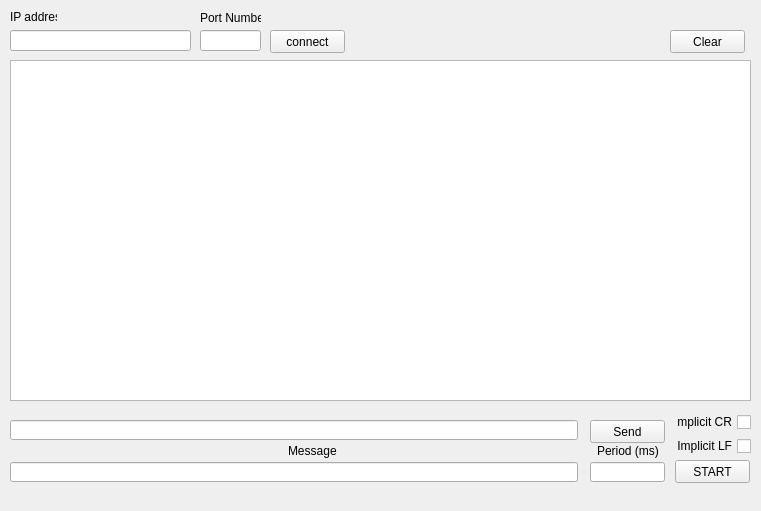
<?xml version="1.0" encoding="UTF-8"?>
<ui version="4.0">
 <class>TCPClient</class>
 <widget class="QWidget" name="TCPClient">
  <property name="geometry">
   <rect>
    <x>0</x>
    <y>0</y>
    <width>761</width>
    <height>511</height>
   </rect>
  </property>
  <property name="windowTitle">
   <string>Form</string>
  </property>
  <widget class="QLineEdit" name="linePort">
   <property name="geometry">
    <rect>
     <x>200</x>
     <y>30</y>
     <width>61</width>
     <height>21</height>
    </rect>
   </property>
  </widget>
  <widget class="QPushButton" name="ButtonConnect">
   <property name="geometry">
    <rect>
     <x>270</x>
     <y>30</y>
     <width>75</width>
     <height>23</height>
    </rect>
   </property>
   <property name="text">
    <string>connect</string>
   </property>
  </widget>
  <widget class="QTextEdit" name="textReceive">
   <property name="geometry">
    <rect>
     <x>10</x>
     <y>60</y>
     <width>741</width>
     <height>341</height>
    </rect>
   </property>
   <property name="html">
    <string>&lt;!DOCTYPE HTML PUBLIC &quot;-//W3C//DTD HTML 4.0//EN&quot; &quot;http://www.w3.org/TR/REC-html40/strict.dtd&quot;&gt;
&lt;html&gt;&lt;head&gt;&lt;meta name=&quot;qrichtext&quot; content=&quot;1&quot; /&gt;&lt;style type=&quot;text/css&quot;&gt;
p, li { white-space: pre-wrap; }
&lt;/style&gt;&lt;/head&gt;&lt;body style=&quot; font-family:'MS Shell Dlg 2'; font-size:8.25pt; font-weight:400; font-style:normal;&quot;&gt;
&lt;p style=&quot;-qt-paragraph-type:empty; margin-top:0px; margin-bottom:0px; margin-left:0px; margin-right:0px; -qt-block-indent:0; text-indent:0px;&quot;&gt;&lt;br /&gt;&lt;/p&gt;&lt;/body&gt;&lt;/html&gt;</string>
   </property>
  </widget>
  <widget class="QPushButton" name="ButtonClear">
   <property name="geometry">
    <rect>
     <x>670</x>
     <y>30</y>
     <width>75</width>
     <height>23</height>
    </rect>
   </property>
   <property name="text">
    <string>Clear</string>
   </property>
  </widget>
  <widget class="QPushButton" name="ButtonSend">
   <property name="geometry">
    <rect>
     <x>590</x>
     <y>420</y>
     <width>75</width>
     <height>23</height>
    </rect>
   </property>
   <property name="text">
    <string>Send</string>
   </property>
  </widget>
  <widget class="QLineEdit" name="lineIP">
   <property name="geometry">
    <rect>
     <x>10</x>
     <y>30</y>
     <width>181</width>
     <height>21</height>
    </rect>
   </property>
  </widget>
  <widget class="QLineEdit" name="lineSend">
   <property name="geometry">
    <rect>
     <x>10</x>
     <y>420</y>
     <width>568</width>
     <height>20</height>
    </rect>
   </property>
  </widget>
  <widget class="QLineEdit" name="lineEditSetTxt">
   <property name="geometry">
    <rect>
     <x>10</x>
     <y>462</y>
     <width>568</width>
     <height>20</height>
    </rect>
   </property>
  </widget>
  <widget class="QPushButton" name="ButtonStart">
   <property name="geometry">
    <rect>
     <x>675</x>
     <y>460</y>
     <width>75</width>
     <height>23</height>
    </rect>
   </property>
   <property name="text">
    <string>START</string>
   </property>
  </widget>
  <widget class="QLineEdit" name="lineEditTimeout">
   <property name="geometry">
    <rect>
     <x>590</x>
     <y>462</y>
     <width>75</width>
     <height>20</height>
    </rect>
   </property>
  </widget>
  <widget class="QWidget" name="layoutWidget">
   <property name="geometry">
    <rect>
     <x>676</x>
     <y>413</y>
     <width>75</width>
     <height>42</height>
    </rect>
   </property>
   <layout class="QVBoxLayout" name="verticalLayout">
    <item>
     <widget class="QCheckBox" name="checkBox_CR">
      <property name="layoutDirection">
       <enum>Qt::RightToLeft</enum>
      </property>
      <property name="text">
       <string>Implicit CR</string>
      </property>
     </widget>
    </item>
    <item>
     <widget class="QCheckBox" name="checkBox_LF">
      <property name="sizePolicy">
       <sizepolicy hsizetype="Minimum" vsizetype="Fixed">
        <horstretch>0</horstretch>
        <verstretch>0</verstretch>
       </sizepolicy>
      </property>
      <property name="layoutDirection">
       <enum>Qt::RightToLeft</enum>
      </property>
      <property name="autoFillBackground">
       <bool>false</bool>
      </property>
      <property name="text">
       <string>Implicit LF</string>
      </property>
     </widget>
    </item>
   </layout>
  </widget>
  <widget class="QLabel" name="label">
   <property name="geometry">
    <rect>
     <x>10</x>
     <y>10</y>
     <width>47</width>
     <height>13</height>
    </rect>
   </property>
   <property name="text">
    <string>IP address</string>
   </property>
  </widget>
  <widget class="QLabel" name="label_2">
   <property name="geometry">
    <rect>
     <x>200</x>
     <y>10</y>
     <width>61</width>
     <height>16</height>
    </rect>
   </property>
   <property name="text">
    <string>Port Number</string>
   </property>
  </widget>
  <widget class="QLabel" name="label_4">
   <property name="geometry">
    <rect>
     <x>288</x>
     <y>443</y>
     <width>81</width>
     <height>16</height>
    </rect>
   </property>
   <property name="text">
    <string>Message</string>
   </property>
  </widget>
  <widget class="QLabel" name="label_5">
   <property name="geometry">
    <rect>
     <x>597</x>
     <y>443</y>
     <width>81</width>
     <height>16</height>
    </rect>
   </property>
   <property name="text">
    <string>Period (ms)</string>
   </property>
  </widget>
 </widget>
 <resources/>
 <connections/>
</ui>
